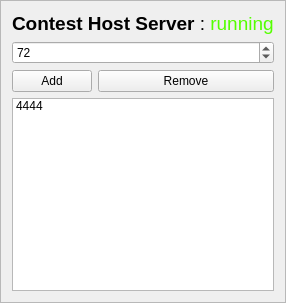
<?xml version="1.0" encoding="UTF-8"?>
<ui version="4.0">
 <class>contesthost_server_view</class>
 <widget class="QFrame" name="Contest host Server">
  <property name="geometry">
   <rect>
    <x>0</x>
    <y>0</y>
    <width>228</width>
    <height>303</height>
   </rect>
  </property>
  <property name="windowTitle">
   <string>Frame</string>
  </property>
  <property name="frameShape">
   <enum>QFrame::StyledPanel</enum>
  </property>
  <property name="frameShadow">
   <enum>QFrame::Raised</enum>
  </property>
  <layout class="QFormLayout" name="formLayout">
   <item row="1" column="0" colspan="2">
    <widget class="QSpinBox" name="newport">
     <property name="maximum">
      <number>65535</number>
     </property>
     <property name="value">
      <number>72</number>
     </property>
    </widget>
   </item>
   <item row="2" column="0">
    <widget class="QPushButton" name="bt1">
     <property name="text">
      <string>Add</string>
     </property>
    </widget>
   </item>
   <item row="2" column="1">
    <widget class="QPushButton" name="bt2">
     <property name="text">
      <string>Remove</string>
     </property>
    </widget>
   </item>
   <item row="3" column="0" colspan="2">
    <widget class="QListWidget" name="ports1">
     <item>
      <property name="text">
       <string>4444</string>
      </property>
     </item>
    </widget>
   </item>
   <item row="0" column="0" colspan="2">
    <widget class="QLabel" name="label">
     <property name="text">
      <string>&lt;html&gt;&lt;head/&gt;&lt;body&gt;&lt;p&gt;&lt;span style=&quot; font-size:14pt; font-weight:600;&quot;&gt;Contest Host Server &lt;/span&gt;&lt;span style=&quot; font-size:14pt;&quot;&gt;: &lt;/span&gt;&lt;span style=&quot; font-size:14pt; color:#55ff00;&quot;&gt;running&lt;/span&gt;&lt;/p&gt;&lt;/body&gt;&lt;/html&gt;</string>
     </property>
    </widget>
   </item>
  </layout>
 </widget>
 <resources/>
 <connections/>
</ui>
